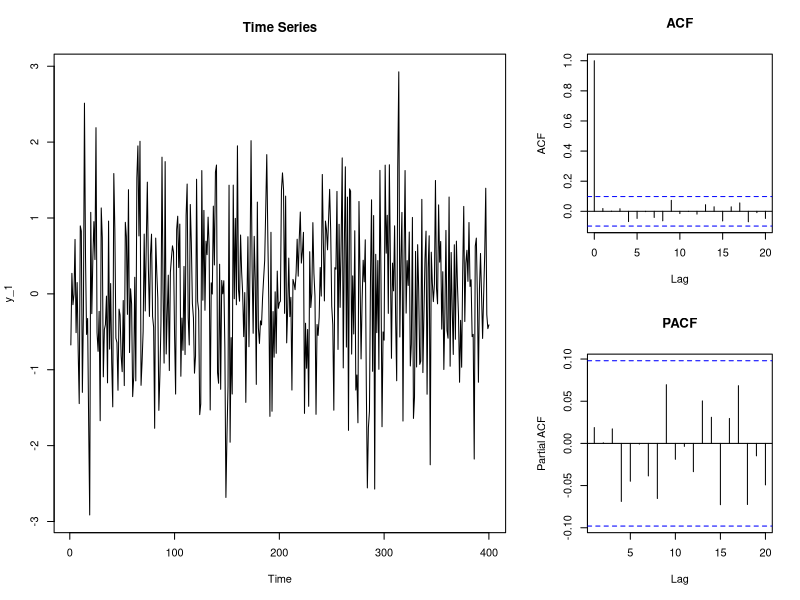
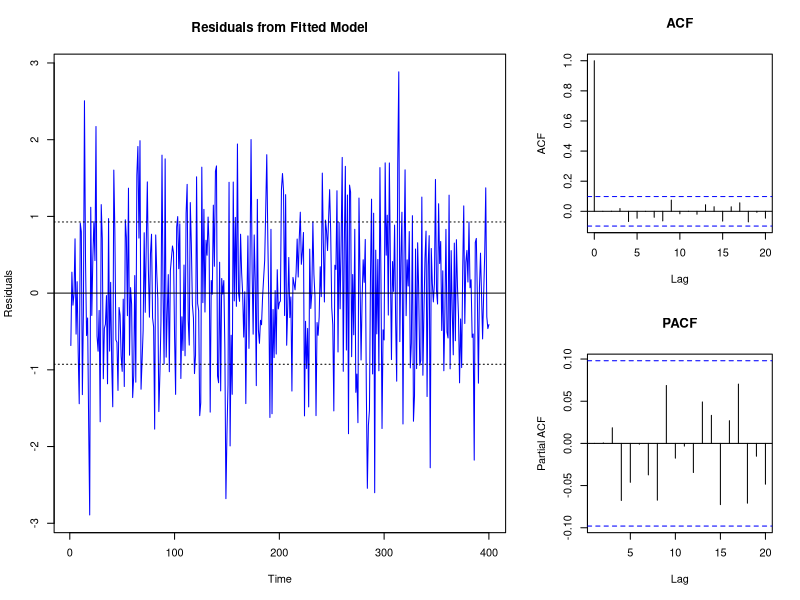
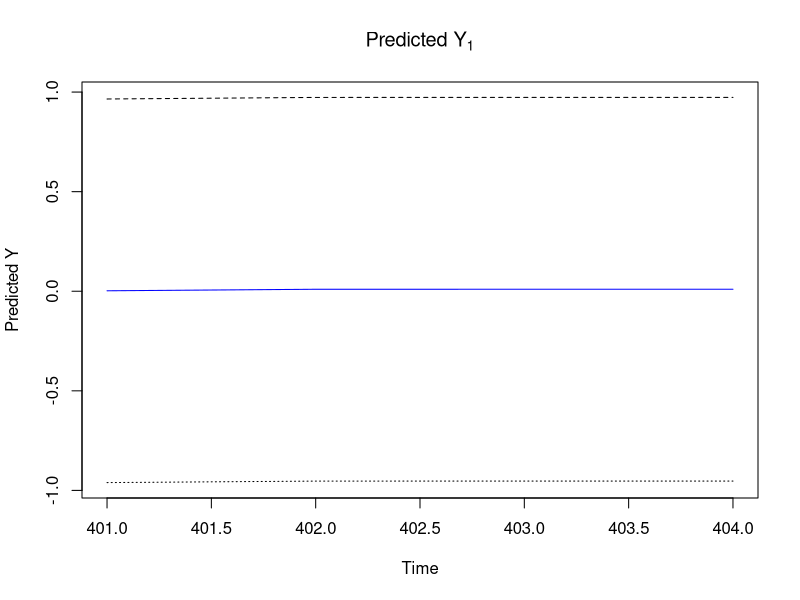
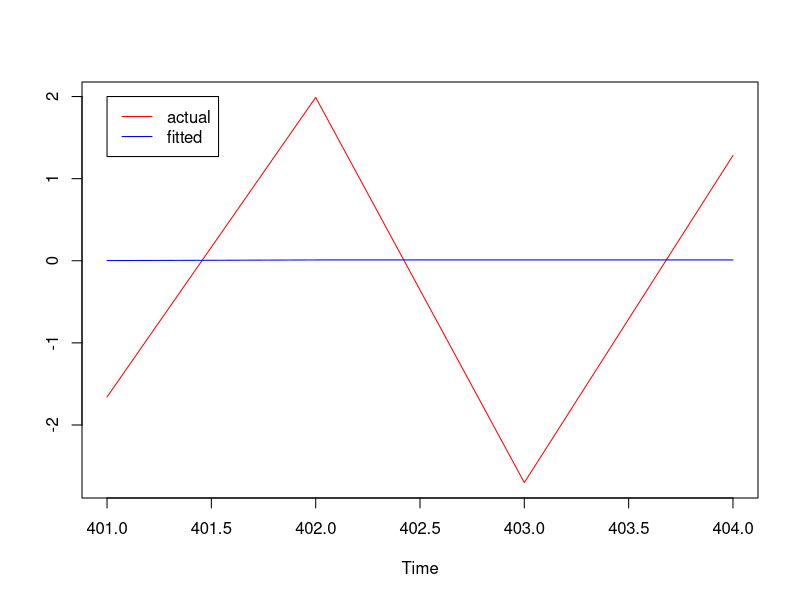

These charts were generated, in order, by the following R code:
# Note, please direct all questions regarding the R-code to Lucas Arnroth
# Lukas.Arnroth@statistik.uu.se room B341

# read data
dat <- read.csv("B3_HWA2.csv")


# we want 400, and leave 4 out for forecasting
datm <- dat[1:400, ] # subset 400 first rows of dat, include all columns
datf <- dat[401:404, ] # subset last 4 rows of dat, include all columns

# process 1 example
y_1 <- as.ts(datm[ , 2])

# use the example from before for plotting
# split up plot window
layout(matrix(c(1, 1, 2,
                1, 1, 3), nrow=2, byrow=TRUE)) 
ts.plot(y_1, main = "Time Series") # time series plot
acf(y_1, lag.max = 20, type = "correlation", plot = T, main = "ACF") # ACF
acf(y_1, lag.max = 20, type = "partial", plot = T, main = "PACF") # PCAF
par(mfrow = c(1,1)) # set plot window to default

### Estimate model
E <- as.ts(datm$E)

# Think the function to look at is arima()
?arima
# x: y_1
# order c(AR-order, degree of differencing, and the MA order)
# ARMA(1,1)
m1 <- arima(y_1, order = c(1, 0 , 1))
summary(m1) # nothing really useful
# store sigma^2 for ploting later
sigma2 <- m1$sigma2
# check residuals by plot
E1 <- residuals(m1) # take out residuals from the fitted model

# split up plot window as before
layout(matrix(c(1, 1, 2,
                1, 1, 3), nrow=2, byrow=TRUE)) 
ts.plot(E1, ylab = "Residuals", col = "blue", main = "Residuals from Fitted Model")
abline(a = mean(E1), b = 0) # adds horizontal line with mean(E1) as intercept and 0 slope
abline(a = mean(E1) + sigma2, b = 0, lty="dotted") # same as above + sigma2
abline(a = mean(E1) - sigma2, b = 0, lty="dotted") # same as above - sigma2

acf(E1, lag.max = 20, type = "correlation", plot = T, main = "ACF") # ACF

acf(E1, lag.max = 20, type = "partial", plot = T, main = "PACF") # PCAF

par(mfrow = c(1,1)) # set plot window to default

### For testing auto correlations, why is t = 0 included? Not the case in 
# eviews. What does it mean? Check with Lars
e1_acf <- acf(E1, lag.max = 20, type = "correlation", plot = F) 


### Forecasting
# use the predict function. The object parameter is the model from before
# and n.ahead gives number of time periods to forecast
y_1_pred <- predict(object = m1, n.ahead = 4)

# we can submit more than one time series to the ts.plot() function. In this case
# i add, apart from  predicted y, predicty y +- se of prediction
ts.plot(y_1_pred$pred, y_1_pred$pred + y_1_pred$se, 
        y_1_pred$pred - y_1_pred$se, ylab = "Predicted Y", 
        main = expression(paste("Predicted ", Y['1'])), # we can use mathematical notation in r plots!
        lty=c(1:3),
        col = c("blue", "black", "black"))

# compare fitted and actual
ts.plot(datf$Y1, y_1_pred$pred, col = c("red", "blue"))
# x & y need to be adjusted manually. A good idea is to take min(x) and add 1 as x - coordinate
# and max y remove 1 as y coordinate. Then fine tune 
legend(x = 401, y = 2, legend = c("actual", "fitted"), col = c("red", "blue"), lty=c(1,1))

### need some measurements of the forecast
y1 <- as.vector(dat$Y1[401:404]) # no real need for these to be time series objects...
y1_hat <- as.vector(y_1_pred$pred) # ... so just store them as your plain vanilla vectors :)

# RMSEA
sqrt(mean((y1-y1_hat)^2))
# MAE 
mean(abs(y1-y1_hat))
# MAPE, not exactly sure whether n = 4 or 404 in the calculations
mape <- 0
for(i in 1:4) {
  mape <- mape + abs((y1[i] - y1_hat[i])/y1[i])
}
100*mean(abs((y1-y1_hat)/y1))
